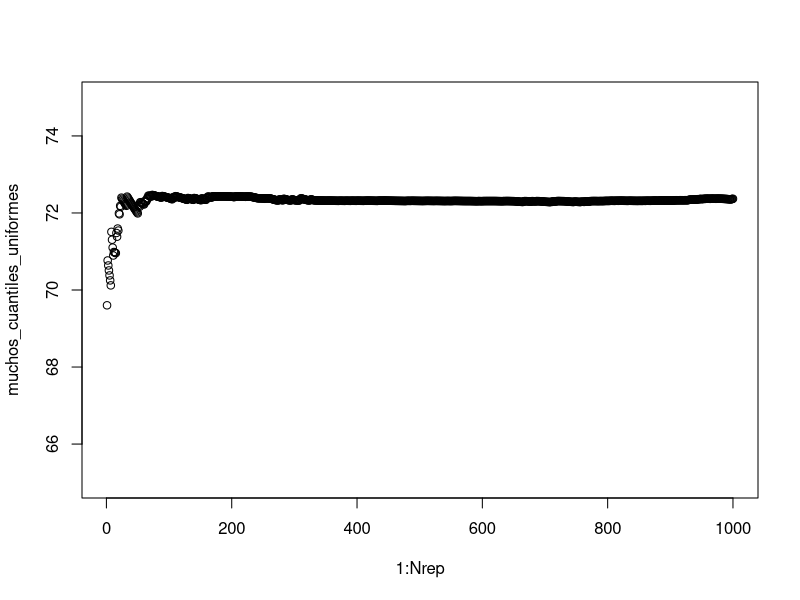
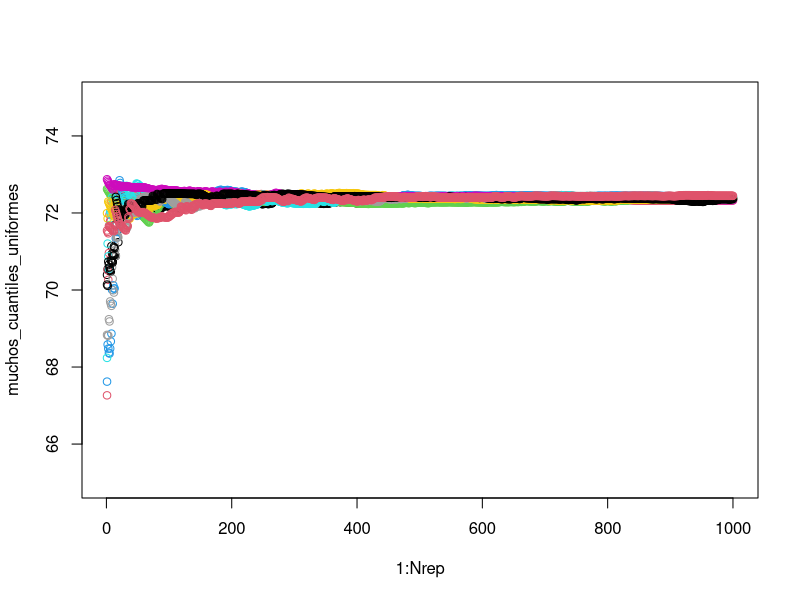
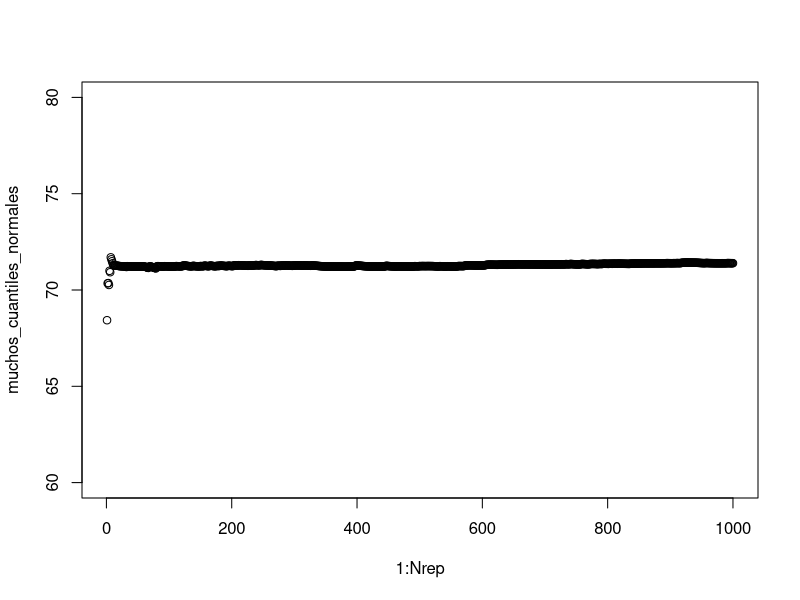
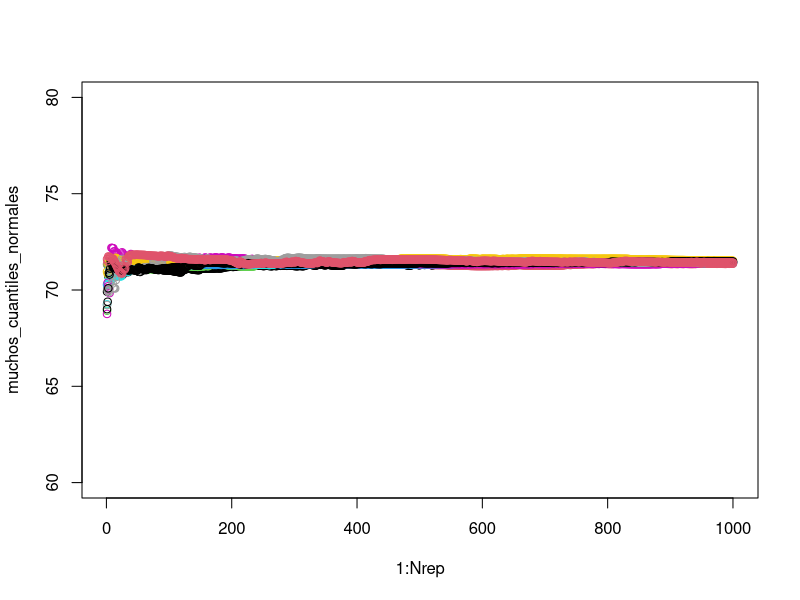
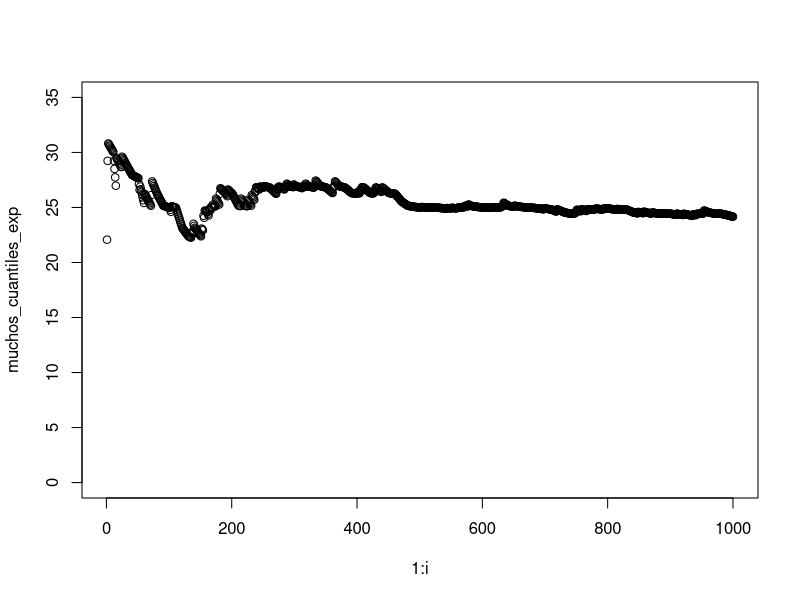
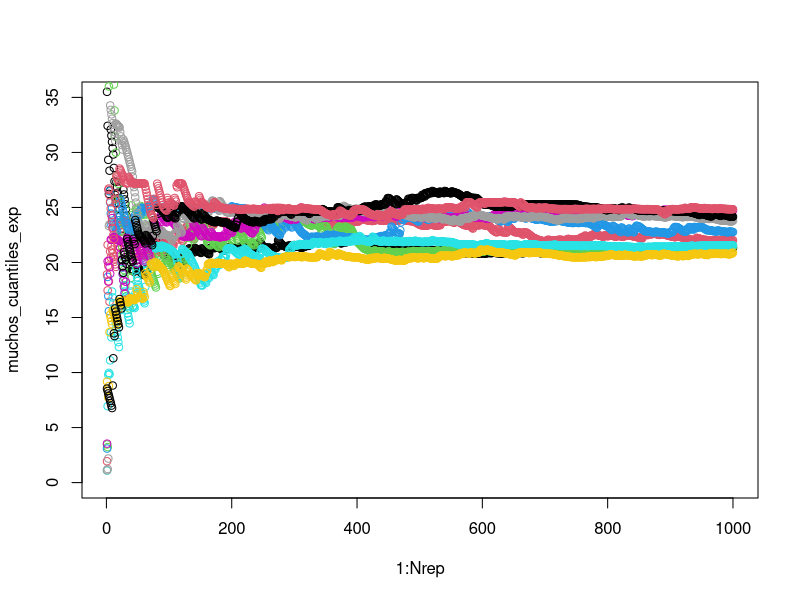
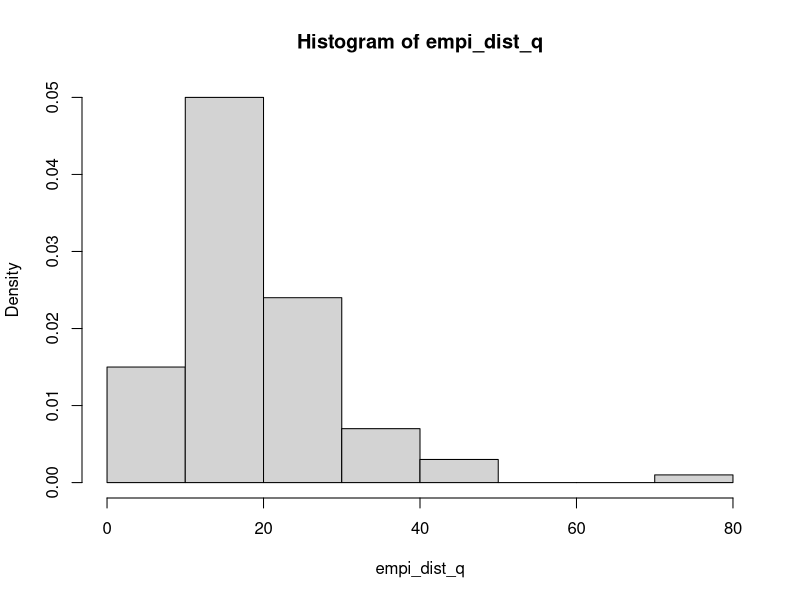
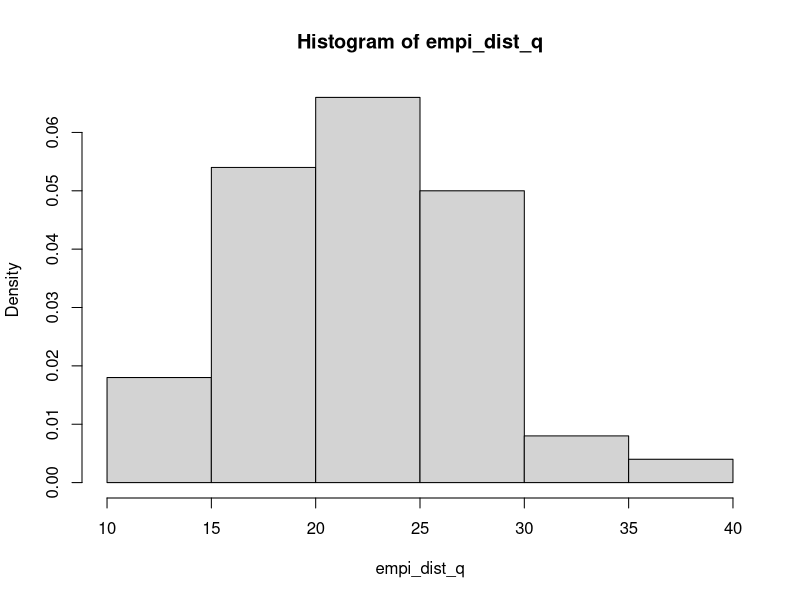

Generate these figures, in order, with R:
## ---- chunk 1
knitr::opts_chunk$set(echo = TRUE)
## ---- chunk 2
#Cuantil poblacional. Se puede calcular matematicamente o con comando en R
a<-67
b<-73
p<-0.9
cuantil_90<-(b*p)+(a*(1-p)) #72.4
cuantil_902<-qunif(0.9,a,b) #72.4
## ---- chunk 3
Nrep<-1000
muchas_uniformes<-runif(Nrep,67,73)
## ---- chunk 4
muchos_cuantiles_uniformes<-rep(NA,Nrep)
for (i in 1:Nrep) {
  muchos_cuantiles_uniformes[i]<-quantile(muchas_uniformes[0:i],probs = 0.9)
}
plot(1:Nrep,muchos_cuantiles_uniformes,ylim = c(65,75))
## ---- chunk 5
Ngen<-10
for (j in 1:Ngen) {
  muchas_uniformes<-runif(Nrep,67,73)
  muchos_cuantiles_uniformes<-rep(NA,Nrep)
  for (i in 1:Nrep){
    muchos_cuantiles_uniformes[i]<-quantile(muchas_uniformes[1:i],probs=0.9)
  }
  if(j==1){plot(1:Nrep, muchos_cuantiles_uniformes,ylim = c(65,75))}
  else{
  points(1:i,muchos_cuantiles_uniformes,ylim = c(65,75), col=j)
  }
}
## ---- chunk 6
#Cuantil poblacional
mu<-70
sd<-sqrt(1.2)
cuantil_normal0.9<-qnorm(0.9,mu,sd) #71.403
## ---- chunk 7
muchas_normales<-rnorm(Nrep,mu,sd)
## ---- chunk 8
muchos_cuantiles_normales<-rep(NA,Nrep)
for (i in 1:Nrep) {
  muchos_cuantiles_normales[i]<-quantile(muchas_normales[1:i],probs = 0.9)
}
plot(1:Nrep,muchos_cuantiles_normales,ylim = c(60,80))
## ---- chunk 9
Ngen<-10
for (j in 1:Ngen) {
  muchas_normales<-rnorm(Nrep,mu,sd)
  muchos_cuantiles_normales<-rep(NA,Nrep)
for (i in 1:Nrep) {
  muchos_cuantiles_normales[i]<-quantile(muchas_normales[1:i],probs = 0.9)
}
  if(j==1){plot(1:Nrep, muchos_cuantiles_normales,ylim = c(60,80))}
  else{
  points(1:i,muchos_cuantiles_normales,ylim = c(60,80), col=j)
  }
} 
## ---- chunk 10
#Cuantil poblacional
cuantil_exp0.9<-qexp(0.9,0.1) #23.0258
## ---- chunk 11
Nrep<-1000
muchas_exp<-rexp(Nrep,0.1)
## ---- chunk 12
muchos_cuantiles_exp<-rep(NA,Nrep)
for (i in 1:Nrep){
  muchos_cuantiles_exp[i]<-quantile(muchas_exp[1:i],probs = 0.9)
}
plot(1:i,muchos_cuantiles_exp, ylim = c(0,35))
## ---- chunk 13
Ngen<-10
for (j in 1:Ngen) {
  muchas_exp<-rexp(Nrep,0.1)
  muchos_cuantiles_exp<-rep(NA,Nrep)
for (i in 1:Nrep){
  muchos_cuantiles_exp[i]<-quantile(muchas_exp[1:i],probs = 0.9)
}
  if(j==1){plot(1:Nrep, muchos_cuantiles_exp,ylim = c(0,35))}
  else{
  points(1:i,muchos_cuantiles_exp,ylim = c(0,35), col=j)
  }
} 
## ---- chunk 14
lambda<-0.1
n=5
Ngen<- 100
empi_dist_q<-rep(NA, Ngen)
for (i in 1:Ngen){
  mis_exponenciales <- rexp(n,lambda)
  empi_dist_q[i]<- quantile(mis_exponenciales, 0.9)
}

hist(empi_dist_q, probability=TRUE)
## ---- chunk 15
lambda<-0.1
n=30
Ngen<- 100
empi_dist_q<-rep(NA, Ngen)
for (i in 1:Ngen){
  mis_exponenciales <- rexp(n,lambda)
  empi_dist_q[i]<- quantile(mis_exponenciales, 0.9)
}

hist(empi_dist_q, probability=TRUE)
## ---- chunk 16
lambda<-0.1
n=100
Ngen<- 100
empi_dist_q<-rep(NA, Ngen)
for (i in 1:Ngen){
  mis_exponenciales <- rexp(n,lambda)
  empi_dist_q[i]<- quantile(mis_exponenciales, 0.9)
}

hist(empi_dist_q, probability=TRUE)
